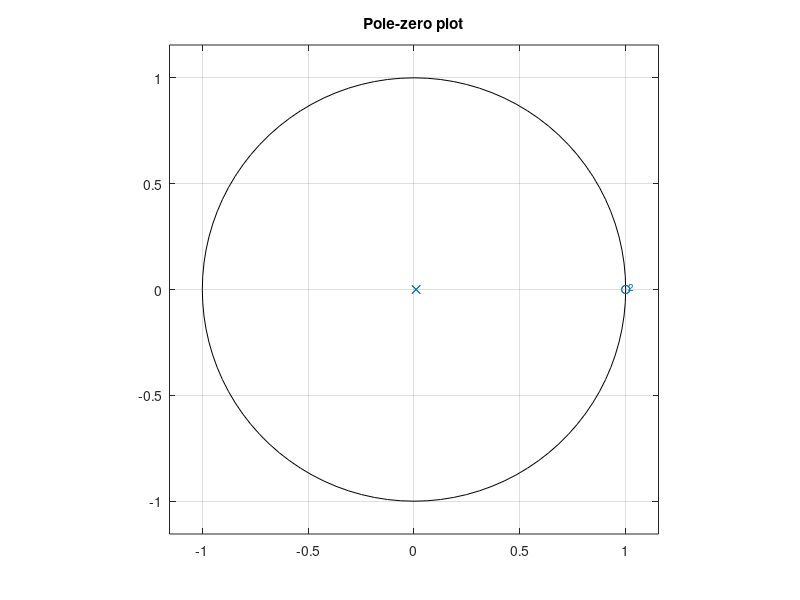
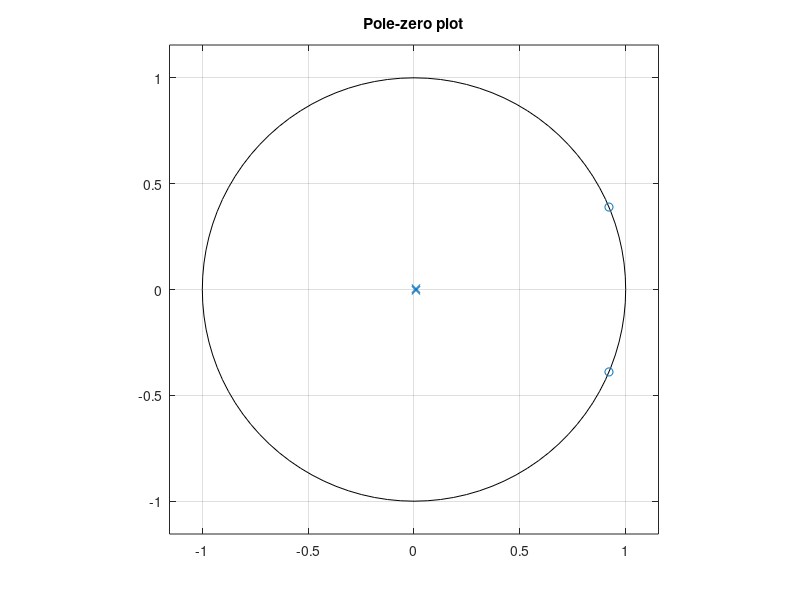
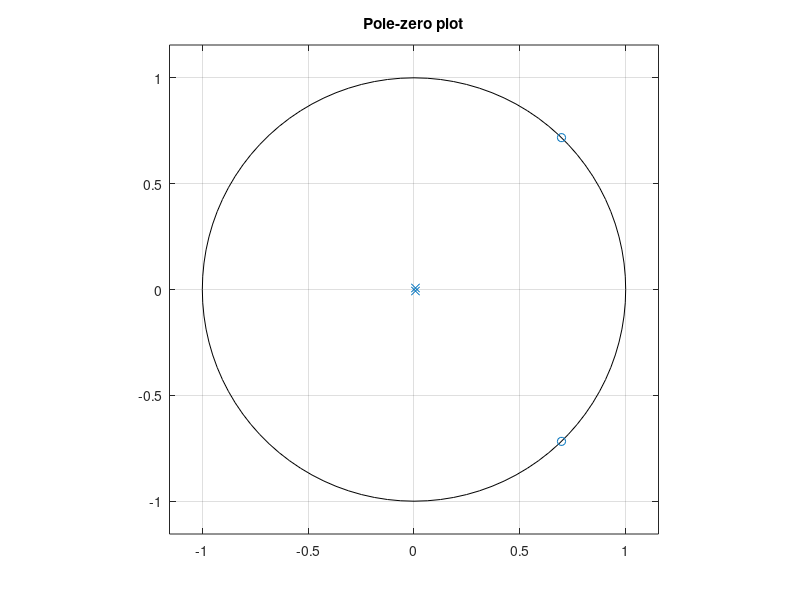
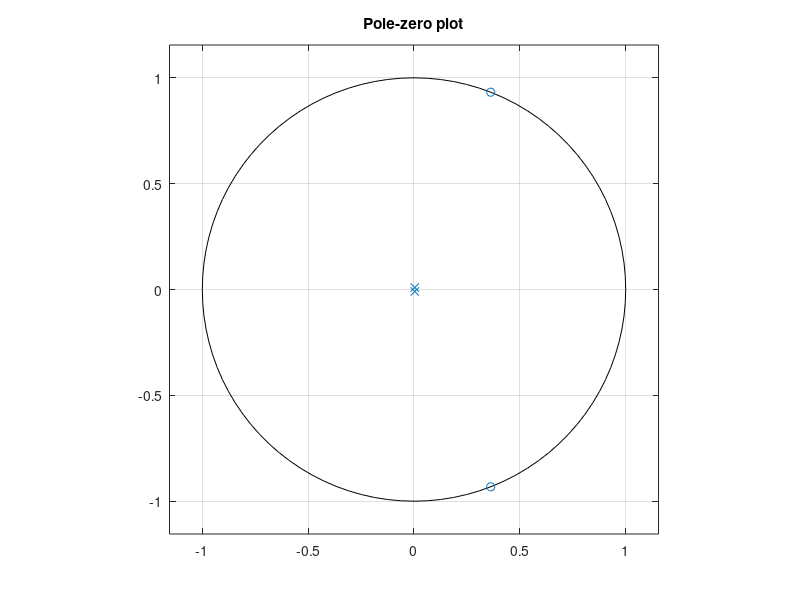

Write MATLAB code to recreate these figures, in order.
theta = 0:0.4:pi; %8 values
r = 0.01:0.2:0.99; %5 values
for l = 1:length(r)
    for k = 1:length(theta)
        c = -2*(r(l))*cos(theta(k));
        b = [1 (-2*cos(theta(k))) 1];
        a = [1 c (r(l))^2];
        figure;
        zplane(b,a);
        title('Pole-zero plot');
        grid on;
    end
end